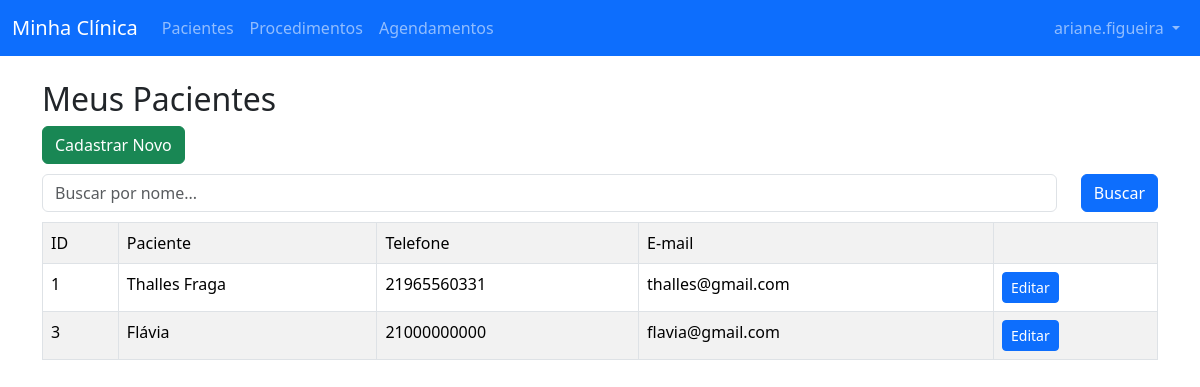
Screenshot of /pacientes/ (signed in) with the database file from the repository.
### core/models.py (models this page shows, shortened)
class Paciente(models.Model):
    user = models.ForeignKey(User, on_delete=models.CASCADE)
    nome = models.CharField(max_length=100, blank=False, null=False)
    telefone = models.CharField(max_length=15, unique=True, blank=False, null=False)
    data_nascimento = models.DateField()
    email = models.EmailField(unique=True, blank=False, null=False)

### core/views.py (the view)
# urls.py: path('pacientes/', views.listar_pacientes, name='listar_pacientes'),
@login_required
def listar_pacientes(request):
    query = request.GET.get('q')
    pacientes = Paciente.objects.filter(user=request.user)
    if query:
        pacientes = pacientes.filter(nome__icontains=query)
    return render(request, 'core/listar_pacientes.html', {
        'pacientes': pacientes,
        'query': query
    })

### core/templates/core/listar_pacientes.html (shortened to what this page needs)
{% extends 'core/base.html' %}
{% block content %}
    <h2>Meus Pacientes</h2>
    <a href="{% url 'cadastrar_paciente' %}" class="btn btn-success">Cadastrar Novo</a>
    <form method="get" class="mb-24 d-flex" role="search" style="margin-top: 10px">
        <input type="text" name="q" class="form-control me-4" placeholder="Buscar por nome..." value="{{ query|default:'' }}">
        <button type="submit" class="btn btn-primary">Buscar</button>
    </form>
    <table class="table table-striped table-bordered" style="margin-top: 10px">
        <tr>
            <td>ID</td>
            <td>Paciente</td>
            <td>Telefone</td>
            <td>E-mail</td>
            <td></td>
        </tr>
        {% for paciente in pacientes %}
        <tr>
            <td>{{ paciente.id }}</td>
            <td>{{ paciente.nome }}</td>
            <td>{{ paciente.telefone }}</td>
            <td>{{ paciente.email }}</td>
            <td>
                <a href="{% url 'editar_paciente' paciente.id %}" class="btn btn-sm btn-primary">Editar</a>
            </td>
        </tr>
        {% empty %}
            <li class="list-group-item">Nenhum paciente cadastrado.</li>
        {% endfor %}
    </table>
{% endblock %}

### core/templates/core/base.html (shortened to what this page needs)
<!DOCTYPE html>
<html lang="pt-br">
<head>
    <link href="https://cdn.jsdelivr.net/npm/bootstrap@5.3.0/dist/css/bootstrap.min.css" rel="stylesheet">
    <link href="https://cdn.jsdelivr.net/npm/bootstrap@5.3.3/dist/css/bootstrap.min.css" rel="stylesheet">
    <link href="https://cdn.jsdelivr.net/npm/bootstrap-icons@1.10.5/font/bootstrap-icons.css" rel="stylesheet">
</head>
<body>
    <nav class="navbar navbar-expand-lg navbar-dark bg-primary">
  <div class="container-fluid">
    <a class="navbar-brand" href="{% url 'home' %}">Minha Clínica</a>
    <div class="collapse navbar-collapse" id="navbarNav">
      <ul class="navbar-nav">
        <li class="nav-item">
          <a class="nav-link" href="{% url 'listar_pacientes' %}">Pacientes</a>
        </li>
        <li class="nav-item">
          <a class="nav-link" href="{% url 'listar_procedimentos' %}">Procedimentos</a>
        </li>
        <li class="nav-item">
          <a class="nav-link" href="{% url 'listar_agendamentos' %}">Agendamentos</a>
        </li>
      </ul>
      <ul class="navbar-nav ms-auto">
        <li class="nav-item dropdown">
          <a class="nav-link dropdown-toggle" href="#" id="userDropdown" role="button" data-bs-toggle="dropdown" aria-expanded="false">
            {{ request.user.username }}
          </a>
        </li>
      </ul>
    </div>
  </div>
</nav>
    <div class="container mt-4">
        {% block content %}
        {% endblock %}
    </div>
    </body>
</html>

### rows the page displays
Paciente: id "1", nome "Thalles Fraga", telefone "21965560331", email "thalles@gmail.com"
Paciente: id "3", nome "Flávia", telefone "21000000000", email "flavia@gmail.com"

### other values shown
{{ request.user.username }} "ariane.figueira"
